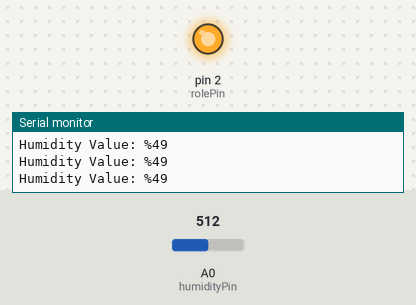
Bench run of a sketch on a simulated Arduino Uno, built with avr-gcc and run on an emulated ATmega328P. Parts: output pins drawn as LEDs (lit = HIGH), the last lines printed to the serial monitor. Inputs (shaded band) come from the test bench; at power-on: A0 (humidityPin) = 512.

Above: at 1.2 s.
1.3 s: A0 (humidityPin) set to 847
2.8 s: A0 (humidityPin) set to 875
At 3.3 s:
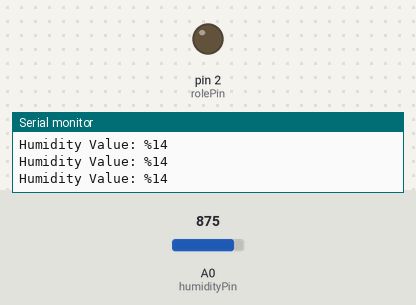
4.3 s: A0 (humidityPin) set to 716
At 4.7 s:
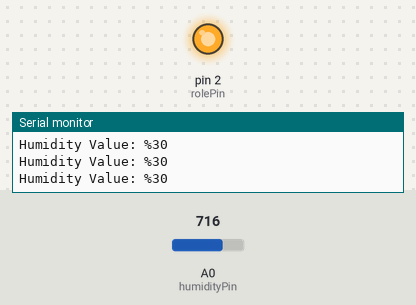
5.8 s: A0 (humidityPin) set to 900
At 7.3 s:
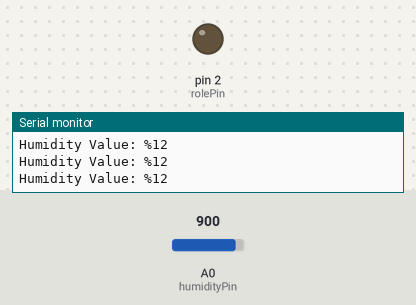
Timing chart, 0 to 8.3 s (numbered marks = the images above; inputs shaded):
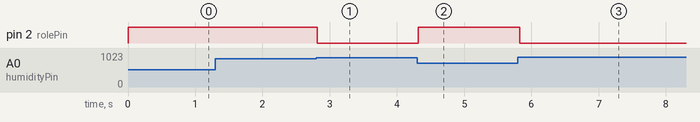

The sketch:

koding.ino
```cpp
int rolePin = 2;
int humidityPin = A0;

int humidityvalue;
int humiditythresholdvalue = 15;

//Toprak nem değeri yüzde 15'in altına düştüğünde su pompası çalışmaya başlayacak


void setup()
{
  pinMode(rolePin, OUTPUT);
  pinMode(humidityPin, INPUT);
  Serial.begin(9600);
}

void loop()
{
  humidityvalue = map(analogRead(humidityPin),1023,0,0,100);
  Serial.print("Humidity Value: %");
  Serial.println(humidityvalue);

  if(humidityvalue > humiditythresholdvalue)
  {
    digitalWrite(rolePin, HIGH);
  }
  else
  {
    digitalWrite(rolePin, LOW);
  }

  delay(100);
}
```

Measured:
- the behaviour switches between 859 and 860 on A0 (humidityPin) (found by bisection; images 0 and 1)
- after the input at 2.8 s, pin 2 (rolePin): HIGH → LOW at once
- after the input at 4.3 s, pin 2 (rolePin): LOW → HIGH at once
- after the input at 5.8 s, pin 2 (rolePin): HIGH → LOW at once
